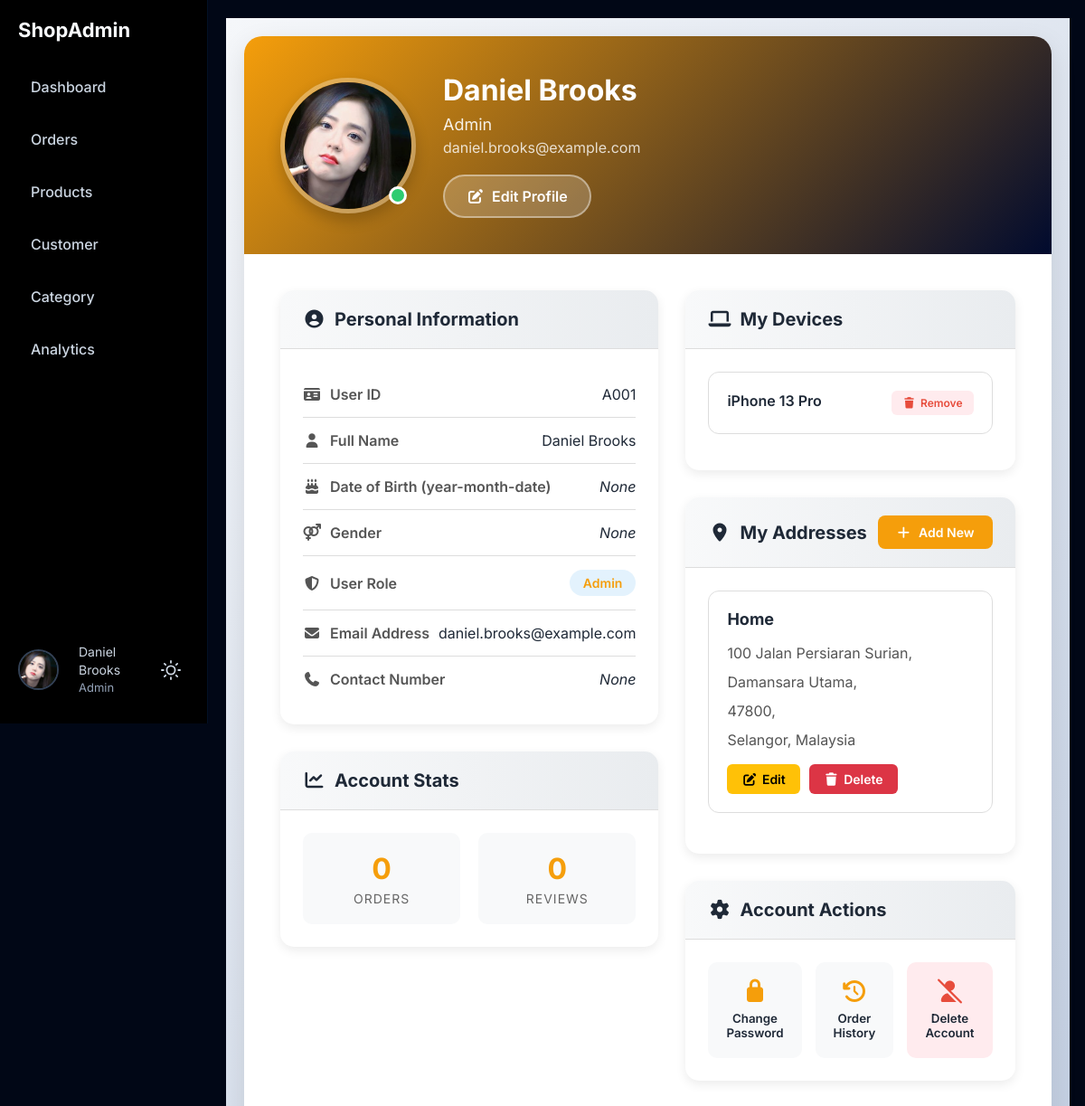
Page /pages/admin/adminProfile.php (signed in) on the committed database.
### tables this page shows
CREATE TABLE `userprofile` (
  `user_id` varchar(12) NOT NULL,
  `dob` date DEFAULT NULL,
  `contact_num` varchar(20) DEFAULT NULL,
  `gender` enum('Male','Female') DEFAULT NULL
);

CREATE TABLE `users` (
  `user_id` varchar(12) NOT NULL,
  `user_name` varchar(50) NOT NULL,
  `user_role` enum('Member','Admin') NOT NULL DEFAULT 'Member',
  `email` varchar(50) NOT NULL,
  `hash_password` varchar(255) NOT NULL,
  `account_status` enum('Unblock','Blocked') NOT NULL DEFAULT 'Unblock'
);

CREATE TABLE `userdevices` (
  `mac_address` varchar(17) NOT NULL,
  `device_name` varchar(100) DEFAULT NULL,
  `user_id` varchar(12) NOT NULL
);

CREATE TABLE `address` (
  `address_id` int(11) NOT NULL,
  `address_name` varchar(20) NOT NULL DEFAULT 'Home',
  `user_id` varchar(12) NOT NULL,
  `address_one` varchar(255) NOT NULL,
  `address_two` varchar(255) DEFAULT NULL,
  `address_three` varchar(255) DEFAULT NULL,
  `state` varchar(50) NOT NULL,
  `post_code` varchar(5) NOT NULL,
  `country` varchar(40) NOT NULL DEFAULT 'Malaysia'
);

### pages/admin/adminProfile.php (called while the page is built, shortened)
<?php
require '../../_base.php';
include 'adminHeader.php';
include __DIR__ . '/../../component/profileInfo.php';
include 'adminFooter.php';

### _base.php (called while the page is built, shortened)
<?php
$rootDir = 'http://' . $_SERVER['HTTP_HOST'];
$pathPrefix = (strpos($_SERVER['SCRIPT_NAME'], '/FixAndGo_Web') === 0) ? '/FixAndGo_Web' : '';
function getCurrentUser()
{
    global $_db;
    $userId = temp('USER_ID');
    try {
        $stmt = $_db->prepare("SELECT u.*, up.gender, up.contact_num
                               FROM users u
                               LEFT JOIN userprofile up ON u.user_id = up.user_id
                               WHERE u.user_id = ?");
        $stmt->execute([$userId]);
        return $stmt->fetch();
    } catch (Exception $e) {
        error_log("Error fetching current user: " . $e->getMessage());
        return null;
    }
}
function temp($key, $value = null)
{
    if ($value !== null) {
        $_SESSION["temp_$key"] = $value;
    } else {
        $value = $_SESSION["temp_$key"] ?? null;
        return $value;
    }
}
$host = 'localhost';
$username = 'root';
$password = '';
$dbname = 'fixandgo_db';
try {
    $_db = new PDO("mysql:host=$host;dbname=$dbname", $username, $password, [
        PDO::ATTR_DEFAULT_FETCH_MODE => PDO::FETCH_OBJ,
        PDO::ATTR_EMULATE_PREPARES   => false,
    ]);
} catch (PDOException $err) {
    die("Connection failed: " . $err->getMessage());
}
function getUserProfilePicture($userId)
{
    global $_db;
    global $pathPrefix;
    $defaultPath = $pathPrefix . "/images/profile/default_profile_picture.webp";
    try {
        $stmt = $_db->prepare("SELECT file_path FROM profilepicture WHERE user_id = ?");
        $stmt->execute([$userId]);
        $result = $stmt->fetch();
        if ($result && isset($result->file_path) && !empty($result->file_path)) {
            $filePath = $result->file_path;
            if (substr($filePath, 0, 1) !== '/') {
                $filePath = '/' . $filePath;
            }
            return $filePath;
        }
    } catch (Exception $e) {
        error_log("Profile picture error for user $userId: " . $e->getMessage());
    }
    return $defaultPath;
}

### DAO/profile_dao.php (called while the page is built, shortened)
<?php
function getAddressesByUserId($user_id)
{
    global $_db;
    $stmt = $_db->prepare("SELECT * FROM address WHERE user_id = ? ORDER BY address_id DESC");
    $stmt->execute([$user_id]);
    return $stmt->fetchAll();
}
function getUserProfileDetails($user_id)
{
    global $_db;
    $stmt = $_db->prepare("SELECT * FROM UserProfile WHERE user_id = ?");
    $stmt->execute([$user_id]);
    return $stmt->fetch();
}
function getUserDevices($id)
{
    global $_db;
    $stmt = $_db->prepare("SELECT * FROM UserDevices WHERE user_id = ?");
    $stmt->execute([$id]);
    return $stmt->fetchAll();
}
function countOrdersById($id)
{
    global $_db;
    $stmt = $_db->prepare("SELECT COUNT(order_id) AS num FROM ORDERS
                           WHERE user_id = ?");
    $stmt->execute([$id]);
    return $stmt->fetch()->num;
}
function countReviewById($id)
{
    global $_db;
    $stmt = $_db->prepare("SELECT COUNT(review_id) AS num FROM REVIEW WHERE user_id = ?");
    $stmt->execute([$id]);
    return $stmt->fetch()->num;
}

### component/profileInfo.php (the view, shortened to what this page needs)
<?php
require_once __DIR__ . "/../dao/profile_dao.php";
$user_id = temp('USER_ID');
$user_name = temp('USER_NAME');
$user_role = temp('USER_ROLE');
$user_email = temp('EMAIL');
$user_profile = getUserProfileDetails($user_id);
$user_devices = getUserDevices($user_id);
$addresses = getAddressesByUserId($user_id);
?>
<link rel="stylesheet" href="<?= $rootDir ?>/css/profile.css">
<main>
    <div class="profile-container">
        <div class="profile-header">
            <div class="profile-picture-section">
                <div class="profile-picture-container">
                    <img src="<?= getUserProfilePicture($user_id) ?>"
                        alt="Profile Picture" class="profile-picture1">
                    <div class="profile-status online"></div>
                </div>
                <div class="profile-info">
                    <h1 class="profile-name"><?= htmlspecialchars($user_name) ?></h1>
                    <p class="profile-role"><?= htmlspecialchars($user_role) ?></p>
                    <p class="profile-email"><?= htmlspecialchars($user_email) ?></p>
                    <button class="edit-profile-btn">
                        <i class="fas fa-edit"></i> Edit Profile
                    </button>
                </div>
            </div>
        </div>
        <div class="profile-content">
            <div class="left-column">
                <div class="info-card">
                    <div class="card-header">
                        <h2><i class="fas fa-user-circle"></i> Personal Information</h2>
                    </div>
                    <div class="card-body">
                        <div class="info-row">
                            <div class="info-label">
                                <i class="fas fa-id-card"></i>
                                User ID
                            </div>
                            <div class="info-value"><?= htmlspecialchars($user_id) ?></div>
                        </div>
                        <div class="info-row">
                            <div class="info-label">
                                <i class="fas fa-user"></i>
                                Full Name
                            </div>
                            <div class="info-value"><?= htmlspecialchars($user_name) ?></div>
                        </div>
                        <div class="info-row">
                            <div class="info-label">
                                <i class="fas fa-birthday-cake"></i>
                                Date of Birth (year-month-date)
                            </div>
                            <div class="info-value"><?= $user_profile->dob ?? '<i>None</i>' ?>
                            </div>
                        </div>
                        <div class="info-row">
                            <div class="info-label">
                                <i class="fas fa-venus-mars"></i>
                                Gender
                            </div>
                            <div class="info-value"><?= $user_profile->gender ?? '<i>None</i>' ?></div>
                        </div>
                        <div class="info-row">
                            <div class="info-label">
                                <i class="fas fa-shield-alt"></i>
                                User Role
                            </div>
                            <div class="info-value">
                                <span class="role-badge customer"><?= htmlspecialchars($user_role) ?></span>
                            </div>
                        </div>
                        <div class="info-row">
                            <div class="info-label">
                                <i class="fas fa-envelope"></i>
                                Email Address
                            </div>
                            <div class="info-value"><?= htmlspecialchars($user_email) ?></div>
                        </div>
                        <div class="info-row">
                            <div class="info-label">
                                <i class="fas fa-phone"></i>
                                Contact Number
                            </div>
                            <div class="info-value"><?= $user_profile->contact_num ?? '<i>None</i>' ?></div>
                        </div>
                    </div>
                </div>
                <div class="info-card">
                    <div class="card-header">
                        <h2><i class="fas fa-chart-line"></i> Account Stats</h2>
                    </div>
                    <div class="card-body">
                        <div class="stats-grid">
                            <div class="stat-item">
                                <div class="stat-number"><?= countOrdersById($user_id) ?></div>
                                <div class="stat-label">Orders</div>
                            </div>
                            <div class="stat-item">
                                <div class="stat-number"><?= countReviewById($user_id) ?></div>
                                <div class="stat-label">Reviews</div>
                            </div>
                        </div>
                    </div>
                </div>
            </div>
            <div class="right-column">
                <div class="info-card">
                    <div class="card-header">
                        <h2><i class="fas fa-laptop"></i> My Devices</h2>
                    </div>
                    <div class="card-body">
                        <?php foreach ($user_devices as $key => $value): ?>
                            <div class="device-card">
                                <div class="device-info">
                                    <div class="device-details">
                                        <h3><?= $value->device_name ?></h3>
                                    </div>
                                </div>
                                <div class="device-meta">
                                    <button class="device-action remove">
                                        <i class="fas fa-trash"></i> Remove
                                    </button>
                                </div>
                            </div>
                        <?php endforeach ?>
                    </div>
                </div>
                <div class="info-card">
                    <div class="card-header">
                        <h2><i class="fas fa-map-marker-alt"></i> My Addresses</h2>
                        <button class="add-address-btn">
                            <i class="fas fa-plus"></i> Add New
                        </button>
                    </div>
                    <div class="card-body">
                        <?php foreach ($addresses as $key => $value) : ?>
                            <div class="address-card">
                                <div class="address-header">
                                    <h3><?= $value->address_name ?></h3>
                                </div>
                                <div class="address-content">
                                    <p><?= $value->address_one ? $value->address_one . ',' : '<i>None</i>' ?></p>
                                    <p><?= $value->address_two ? $value->address_two . ',' : '' ?></p>
                                    <p><?= $value->address_three ? $value->address_three . ', ' : '' ?><?= $value->post_code . ',' ?></p>
                                    <p><?= $value->state ?>, <?= $value->country ?></p>
                                </div>
                                <div class="address-actions">
                                    <button class="action-btn edit edit-address-btn" value="updateAddress"
                                        data-address-id="<?= $value->address_id ?>"
                                        data-address-name="<?= htmlspecialchars($value->address_name) ?>"
                                        data-address-one="<?= htmlspecialchars($value->address_one) ?>"
                                        data-address-two="<?= $value->address_two ? htmlspecialchars($value->address_two) : NULL ?>"
                                        data-address-three="<?= $value->address_three ? htmlspecialchars($value->address_three) : NULL ?>"
                                        data-post-code="<?= htmlspecialchars($value->post_code) ?>"
                                        data-state="<?= htmlspecialchars($value->state) ?>"
                                        data-country="<?= htmlspecialchars($value->country) ?>">
                                        <i class="fas fa-edit"></i> Edit
                                    </button>
                                    <button class="action-btn delete delete-address-btn" data-address-id="<?= $value->address_id ?>">
                                        <i class="fas fa-trash"></i> Delete
                                    </button>
                                </div>
                            </div>
                        <?php endforeach ?>
                    </div>
                </div>
                <div class="info-card">
                    <div class="card-header">
                        <h2><i class="fas fa-cog"></i> Account Actions</h2>
                    </div>
                    <div class="card-body">
                        <div class="action-grid">
                            <button id="openChangePassword" class="action-card">
                                <i class="fas fa-lock"></i>
                                <span >Change Password</span>
                            </button>
                            <button class="action-card">
                                <i class="fas fa-history"></i>
                                <span>Order History</span>
                            </button>
                            <button class="action-card danger">
                                <i class="fas fa-user-slash"></i>
                                <span>Delete Account</span>
                            </button>
                        </div>
                    </div>
                </div>
            </div>
        </div>
    </div>
</main>

### pages/admin/adminSidebar.php (shortened to what this page needs)
<?php
$currentUser = getCurrentUser();
$userProfilePic = $currentUser->user_id ? getUserProfilePicture($currentUser->user_id) : $pathPrefix . '/images/profile/default_profile_picture.webp';
?>
<div class="admin-sidebar">
    <h2 class="logo">ShopAdmin</h2>
    <ul class="menu">
        <li><a href="adminDashboard.php" class="<?= basename($_SERVER['PHP_SELF']) == 'adminDashboard.php' ? 'active' : '' ?>">Dashboard</a></li>
        <li><a href="admin-order.php" class="<?= basename($_SERVER['PHP_SELF']) == 'admin-order.php' ? 'active' : '' ?>">Orders</a></li>
        <li><a href="admin-product.php" class="<?= basename($_SERVER['PHP_SELF']) == 'admin-product.php' ? 'active' : '' ?>">Products</a></li>
        <li><a href="adminCustomer.php" class="<?= basename($_SERVER['PHP_SELF']) == 'adminCustomer.php' ? 'active' : '' ?>">Customer</a></li>
        <li><a href="admin-category.php" class="<?= basename($_SERVER['PHP_SELF']) == 'admin-add-category.php' ? 'active' : '' ?>">Category</a></li>
        <li><a href="analytics.php" class="<?= basename($_SERVER['PHP_SELF']) == 'analytics.php' ? 'active' : '' ?>">Analytics</a></li>
    </ul>
    <div class="sidebar-footer">
        <div class="footer-content">
            <img src="<?= htmlspecialchars($userProfilePic) ?>"
                class="avatar"
                alt="<?= htmlspecialchars($currentUser->user_name) ?>"
                width="45" height="45" style="width: 45px; height: 45px; object-fit: cover;"
                onerror="this.src='<?= $pathPrefix ?>/images/profile/default_profile_picture.webp'">
            <p class="admin-name">
                <?= htmlspecialchars($currentUser->user_name) ?><br>
                <span><?= htmlspecialchars($currentUser->user_role) ?></span>
            </p>
            <button id="themeToggle" class="theme-toggle" aria-label="Toggle theme">
            </button>
        </div>
    </div>
</div>

### rows in the picture
userprofile: user_id.user_name (picture), user_id.user_name "Daniel Brooks", user_id.user_role "Admin", dob "None", gender "None", contact_num "None"
userdevices: device_name "iPhone 13 Pro"
address: address_name "Home", address_one "100 Jalan Persiaran Surian", address_two "Damansara Utama", post_code "47800", state "Selangor", country "Malaysia"

### other values in the picture
$user_name "Daniel Brooks"
$user_role "Admin"
$user_email "daniel.brooks@example.com"
$user_id "A001"
countOrdersById($user_id) "0"
countReviewById($user_id) "0"
